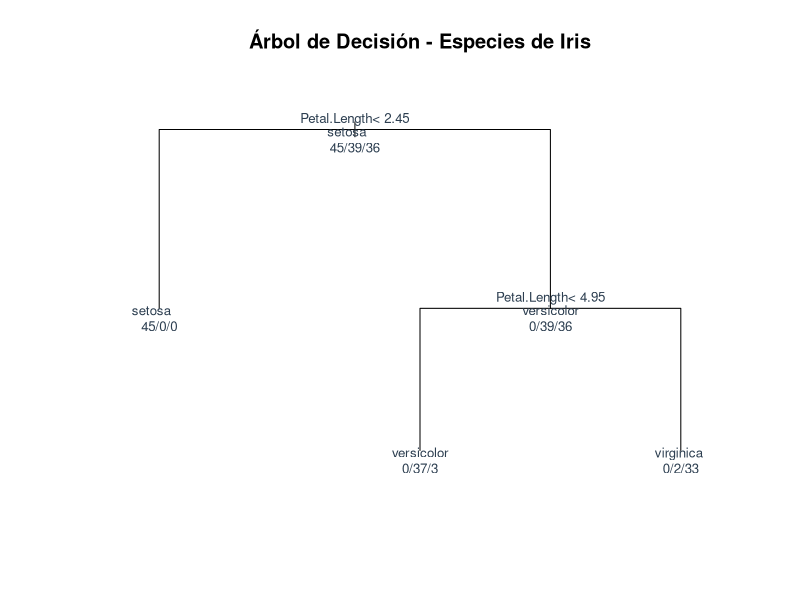
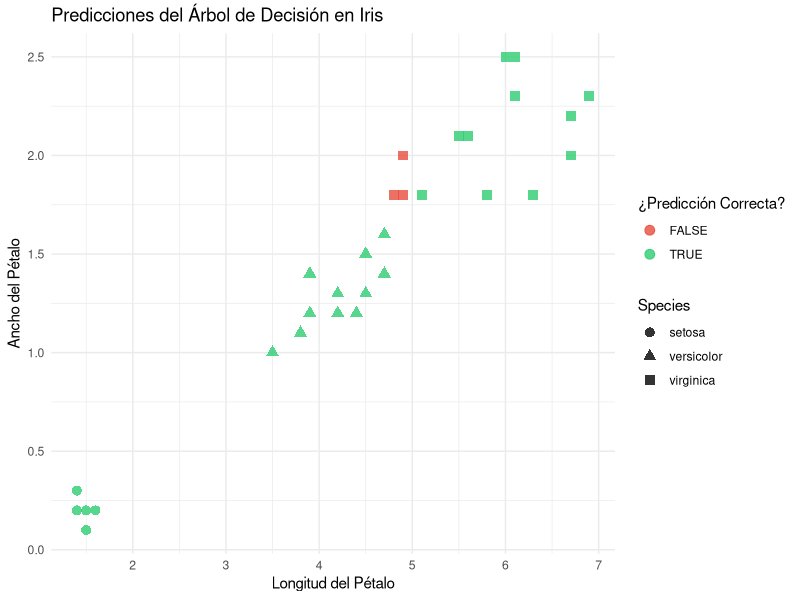

Write the R code that produced these figures, in order.
# ==============================================================================
# 03_arbol_decision.R: Árbol de Decisión para Clasificación
# ==============================================================================

# 1. Carga de librerías
library(tidyverse)
# Nota: Si no tiene instalado 'rpart', ejecute: install.packages("rpart")
library(rpart)

# 2. Carga y preprocesamiento de datos
data("iris")
datos <- as_tibble(iris)

# División en entrenamiento (80%) y prueba (20%)
set.seed(789)
indices <- sample(1:nrow(datos), size = 0.8 * nrow(datos))
entrenamiento <- datos[indices, ]
prueba <- datos[-indices, ]

# 3. Entrenamiento del modelo
# Clasificación de la especie (Species) en función de las medidas de la flor
modelo_arbol <- rpart(Species ~ ., data = entrenamiento, method = "class")

# 4. Evaluación y Visualización
# Predicciones
predicciones <- predict(modelo_arbol, newdata = prueba, type = "class")

# Matriz de confusión
matriz_confusion <- table(Real = prueba$Species, Predicho = predicciones)
print("Matriz de Confusión:")
print(matriz_confusion)

# Precisión (Accuracy)
precision <- sum(diag(matriz_confusion)) / sum(matriz_confusion)
print(paste("Precisión (Accuracy):", round(precision, 4)))

# Visualización del árbol de decisión (Usando R base)
plot(modelo_arbol, margin = 0.1, main = "Árbol de Decisión - Especies de Iris")
text(modelo_arbol, use.n = TRUE, all = TRUE, cex = 0.8, col = "#2c3e50")

# Visualización de predicciones correctas vs incorrectas con ggplot2
prueba_resultados <- prueba %>%
  mutate(Predicho = predicciones,
         Correcto = Species == Predicho)

ggplot(prueba_resultados, aes(x = Petal.Length, y = Petal.Width, color = Correcto, shape = Species)) +
  geom_point(size = 3, alpha = 0.8) +
  scale_color_manual(values = c("TRUE" = "#2ecc71", "FALSE" = "#e74c3c")) +
  theme_minimal() +
  labs(title = "Predicciones del Árbol de Decisión en Iris",
       x = "Longitud del Pétalo",
       y = "Ancho del Pétalo",
       color = "¿Predicción Correcta?")
